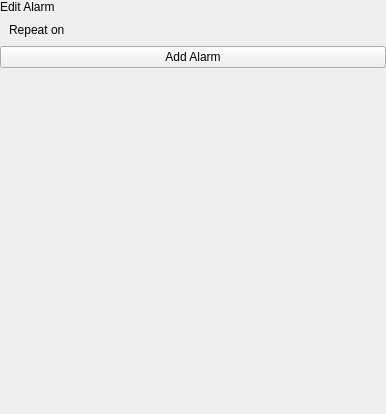
<?xml version="1.0" encoding="UTF-8"?>
<ui version="4.0">
 <class>AlarmPopover</class>
 <widget class="QWidget" name="AlarmPopover">
  <property name="geometry">
   <rect>
    <x>0</x>
    <y>0</y>
    <width>386</width>
    <height>414</height>
   </rect>
  </property>
  <property name="windowTitle">
   <string notr="true">Form</string>
  </property>
  <layout class="QVBoxLayout" name="verticalLayout">
   <property name="spacing">
    <number>0</number>
   </property>
   <property name="leftMargin">
    <number>0</number>
   </property>
   <property name="topMargin">
    <number>0</number>
   </property>
   <property name="rightMargin">
    <number>0</number>
   </property>
   <property name="bottomMargin">
    <number>0</number>
   </property>
   <item>
    <widget class="tTitleLabel" name="titleLabel">
     <property name="text">
      <string notr="true">Edit Alarm</string>
     </property>
    </widget>
   </item>
   <item>
    <widget class="QScrollArea" name="scrollArea">
     <property name="frameShape">
      <enum>QFrame::NoFrame</enum>
     </property>
     <property name="widgetResizable">
      <bool>true</bool>
     </property>
     <widget class="QWidget" name="scrollAreaWidgetContents">
      <property name="geometry">
       <rect>
        <x>0</x>
        <y>0</y>
        <width>386</width>
        <height>397</height>
       </rect>
      </property>
      <layout class="QVBoxLayout" name="verticalLayout_3">
       <property name="spacing">
        <number>0</number>
       </property>
       <property name="leftMargin">
        <number>0</number>
       </property>
       <property name="topMargin">
        <number>0</number>
       </property>
       <property name="rightMargin">
        <number>0</number>
       </property>
       <property name="bottomMargin">
        <number>0</number>
       </property>
       <item>
        <layout class="QVBoxLayout" name="verticalLayout_2">
         <property name="spacing">
          <number>6</number>
         </property>
         <property name="leftMargin">
          <number>9</number>
         </property>
         <property name="topMargin">
          <number>9</number>
         </property>
         <property name="rightMargin">
          <number>9</number>
         </property>
         <property name="bottomMargin">
          <number>9</number>
         </property>
         <item>
          <layout class="QVBoxLayout" name="pickerLayout"/>
         </item>
         <item>
          <layout class="QHBoxLayout" name="horizontalLayout">
           <item>
            <widget class="QLabel" name="label">
             <property name="text">
              <string>Repeat on</string>
             </property>
            </widget>
           </item>
           <item>
            <widget class="QWidget" name="horizontalWidget_2" native="true">
             <property name="sizePolicy">
              <sizepolicy hsizetype="Expanding" vsizetype="Preferred">
               <horstretch>0</horstretch>
               <verstretch>0</verstretch>
              </sizepolicy>
             </property>
             <layout class="QHBoxLayout" name="repeatLayout">
              <property name="spacing">
               <number>0</number>
              </property>
              <property name="leftMargin">
               <number>0</number>
              </property>
              <property name="topMargin">
               <number>0</number>
              </property>
              <property name="rightMargin">
               <number>0</number>
              </property>
              <property name="bottomMargin">
               <number>0</number>
              </property>
             </layout>
            </widget>
           </item>
          </layout>
         </item>
        </layout>
       </item>
       <item>
        <widget class="QPushButton" name="addButton">
         <property name="text">
          <string>Add Alarm</string>
         </property>
        </widget>
       </item>
       <item>
        <spacer name="verticalSpacer">
         <property name="orientation">
          <enum>Qt::Vertical</enum>
         </property>
         <property name="sizeHint" stdset="0">
          <size>
           <width>20</width>
           <height>40</height>
          </size>
         </property>
        </spacer>
       </item>
      </layout>
     </widget>
    </widget>
   </item>
  </layout>
 </widget>
 <customwidgets>
  <customwidget>
   <class>tTitleLabel</class>
   <extends>QLabel</extends>
   <header location="global">ttitlelabel.h</header>
   <slots>
    <signal>backButtonClicked()</signal>
   </slots>
  </customwidget>
 </customwidgets>
 <resources/>
 <connections/>
</ui>
